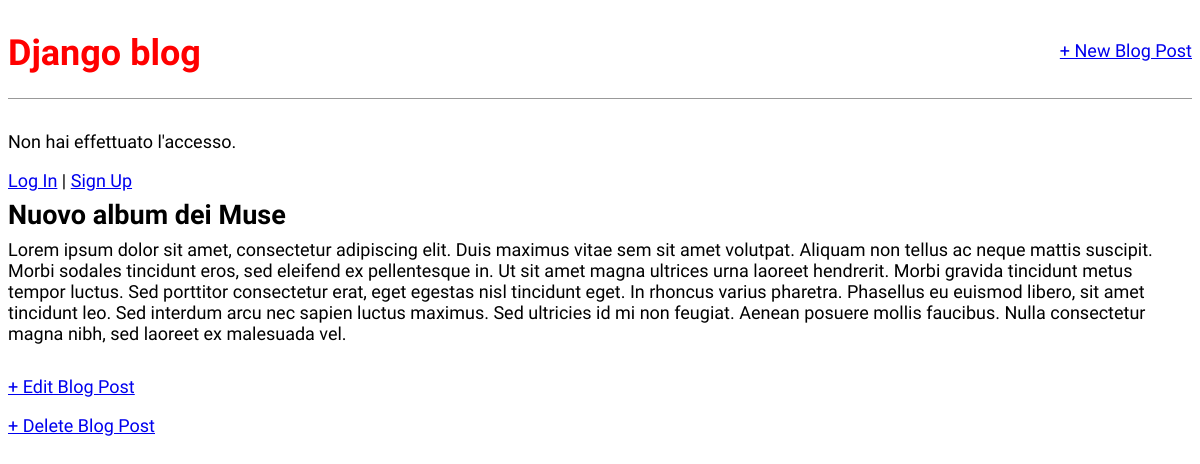
/post/1/, run on an earlier commit of the app's database.
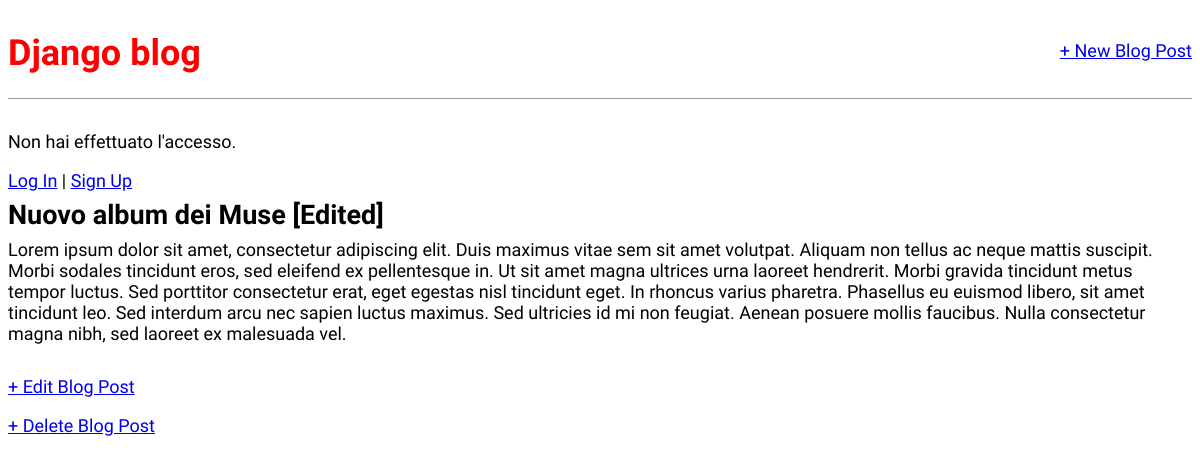
And on a later commit of the database.
### blog/models.py (models this page shows, shortened)
class Post(models.Model):
    title = models.CharField(max_length=200)
    author = models.ForeignKey(
        "auth.User",
        on_delete=models.CASCADE,
    )
    body = models.TextField()

### blog/views.py (the view)
# urls.py: path("post/<int:pk>/", BlogDetailView.as_view(), name="post_detail"),
class BlogDetailView(DetailView):
    model = Post
    template_name = "post_detail.html"

### templates/post_detail.html
{% extends "base.html" %}
{% block content %}
<div class="post-entry">
    <h2>{{ post.title }}</h2>
    <p>{{ post.body }}</p>
</div>
<p><a href="{% url 'post_edit' post.pk %}">+ Edit Blog Post</a></p>
<p><a href="{% url 'post_delete' post.pk %}">+ Delete Blog Post</a></p>
{% endblock content %}

What changed in the data, as far as the page shows it:
changed Post: title "Nuovo album dei Muse" → "Nuovo album dei Muse [Edited]"
